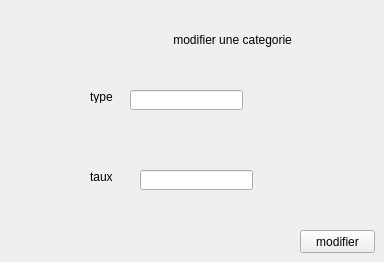
      <widget class="QWidget" name="tab_8">
       <attribute name="title">
        <string>modifier</string>
       </attribute>
       <widget class="QLabel" name="label_9">
        <property name="geometry">
         <rect>
          <x>140</x>
          <y>30</y>
          <width>191</width>
          <height>20</height>
         </rect>
        </property>
        <property name="text">
         <string>          modifier une categorie </string>
        </property>
       </widget>
       <widget class="QLabel" name="label_10">
        <property name="geometry">
         <rect>
          <x>90</x>
          <y>90</y>
          <width>47</width>
          <height>13</height>
         </rect>
        </property>
        <property name="text">
         <string>type</string>
        </property>
       </widget>
       <widget class="QLineEdit" name="type">
        <property name="geometry">
         <rect>
          <x>130</x>
          <y>90</y>
          <width>113</width>
          <height>20</height>
         </rect>
        </property>
       </widget>
       <widget class="QLabel" name="label_11">
        <property name="geometry">
         <rect>
          <x>90</x>
          <y>170</y>
          <width>47</width>
          <height>13</height>
         </rect>
        </property>
        <property name="text">
         <string>taux</string>
        </property>
       </widget>
       <widget class="QPushButton" name="pushButton_4">
        <property name="geometry">
         <rect>
          <x>300</x>
          <y>230</y>
          <width>75</width>
          <height>23</height>
         </rect>
        </property>
        <property name="text">
         <string>modifier</string>
        </property>
       </widget>
       <widget class="QLineEdit" name="taux">
        <property name="geometry">
         <rect>
          <x>140</x>
          <y>170</y>
          <width>113</width>
          <height>20</height>
         </rect>
        </property>
       </widget>
      </widget>
